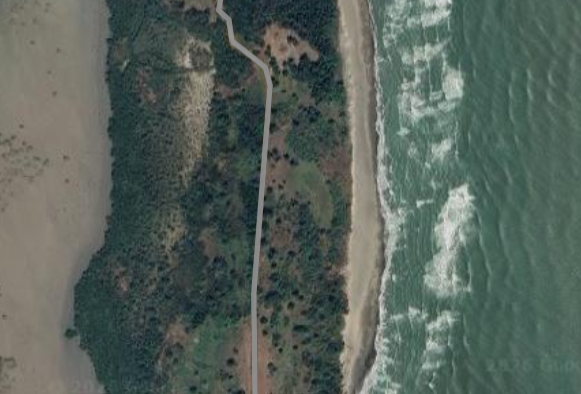
#> input picture satelite.png, 581 x 394 px
$ python 'propuesta2(incompleta).py'
#> lines starting #> are read from the running program, lines starting #| are printed output that depends on the picture
import numpy as np
import matplotlib.pyplot as plt
from skimage import io, color, filters
from skimage.transform import resize
from skimage.util import random_noise


# Imagen
img = io.imread("satelite.png")
#> img is the input picture: shape (394, 581, 4); mean R, G, B, A 86.4, 98.2, 90.8, 255

if img.shape[2] == 4:
    img = img[:,:,:3]
#> img: shape (394, 581, 3)

img = color.rgb2gray(img)
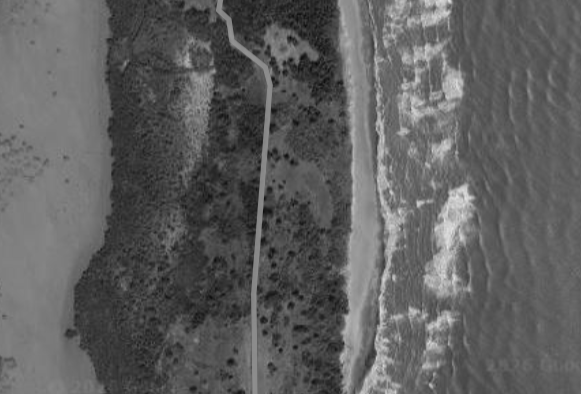
#> img: shape (394, 581) float64; min 0.0438, max 0.89, mean 0.373
img = resize(img,(128,128))
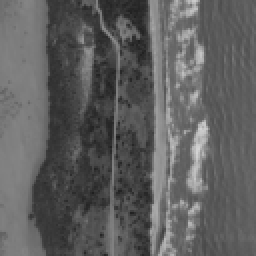
#> img: shape (128, 128) float64 (shown 2 times larger); min 0.122, max 0.833, mean 0.373

noisy = random_noise(img, mode='gaussian', var=0.01)
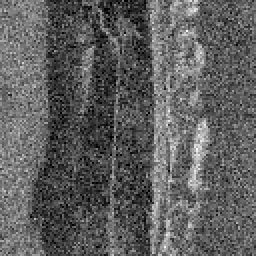
#> noisy: shape (128, 128) float64 (shown 2 times larger); min 0, max 1, mean 0.373
Y = noisy.copy()

# Parametros

lambda_data = 4.0
lambda_smooth = 0.8
iterations = 10

h, w = Y.shape
#> h = 128; w = 128

# valores posibles de pixel
values = np.linspace(0, 1, 256)

# Gibbs Sampling
for it in range(iterations):

    for i in range(1, h-1):
        for j in range(1, w-1):

            energies = []

            for v in values:
                data_term = lambda_data*(v - noisy[i, j])**2
                neighbors = [
                    Y[i-1, j],
                    Y[i+1, j],
                    Y[i, j-1],
                    Y[i, j+1],
                    Y[i-1, j-1],
                    Y[i-1, j+1],
                    Y[i+1, j-1],
                    Y[i+1, j+1]
                ]

#> (the run stopped early here; a loop or call above may not have finished)
